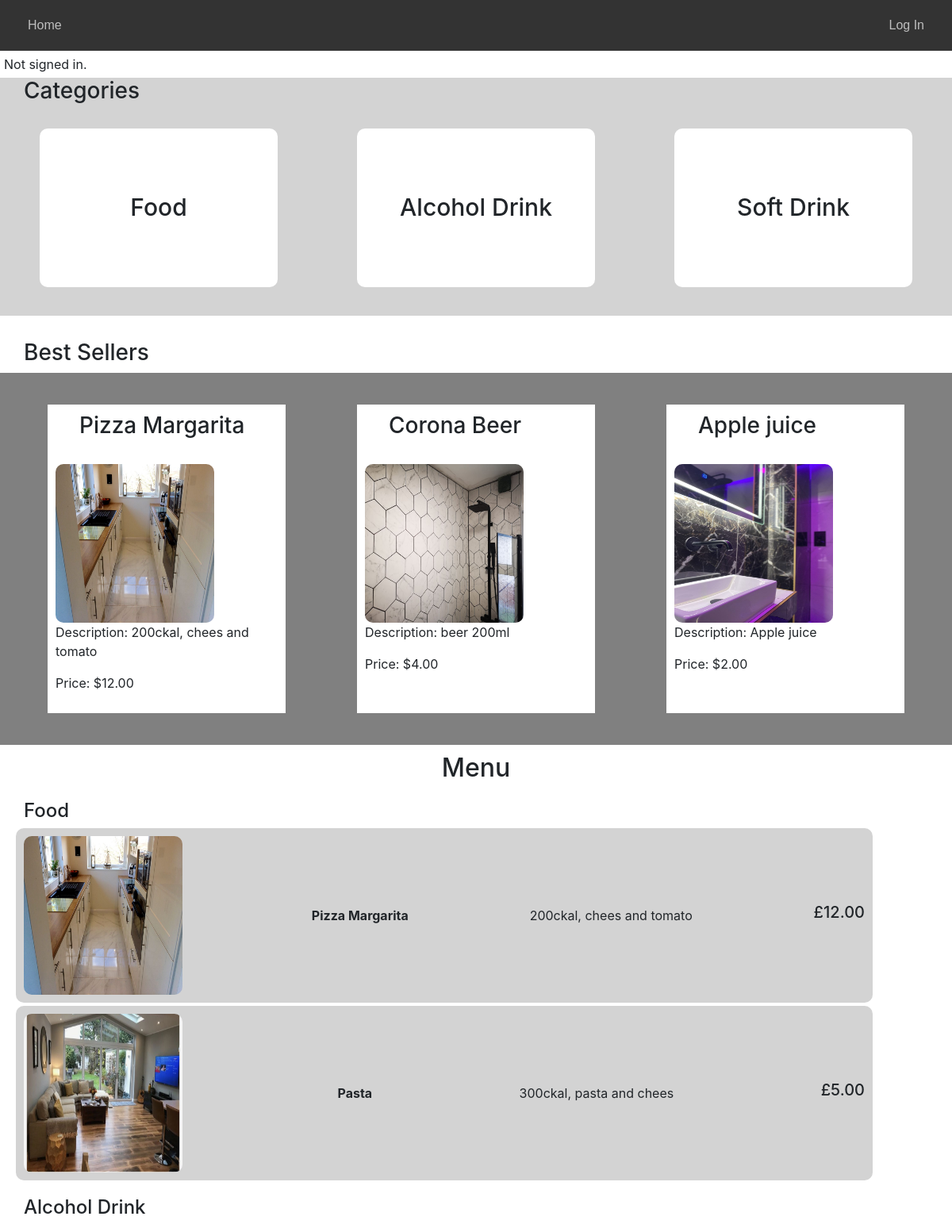
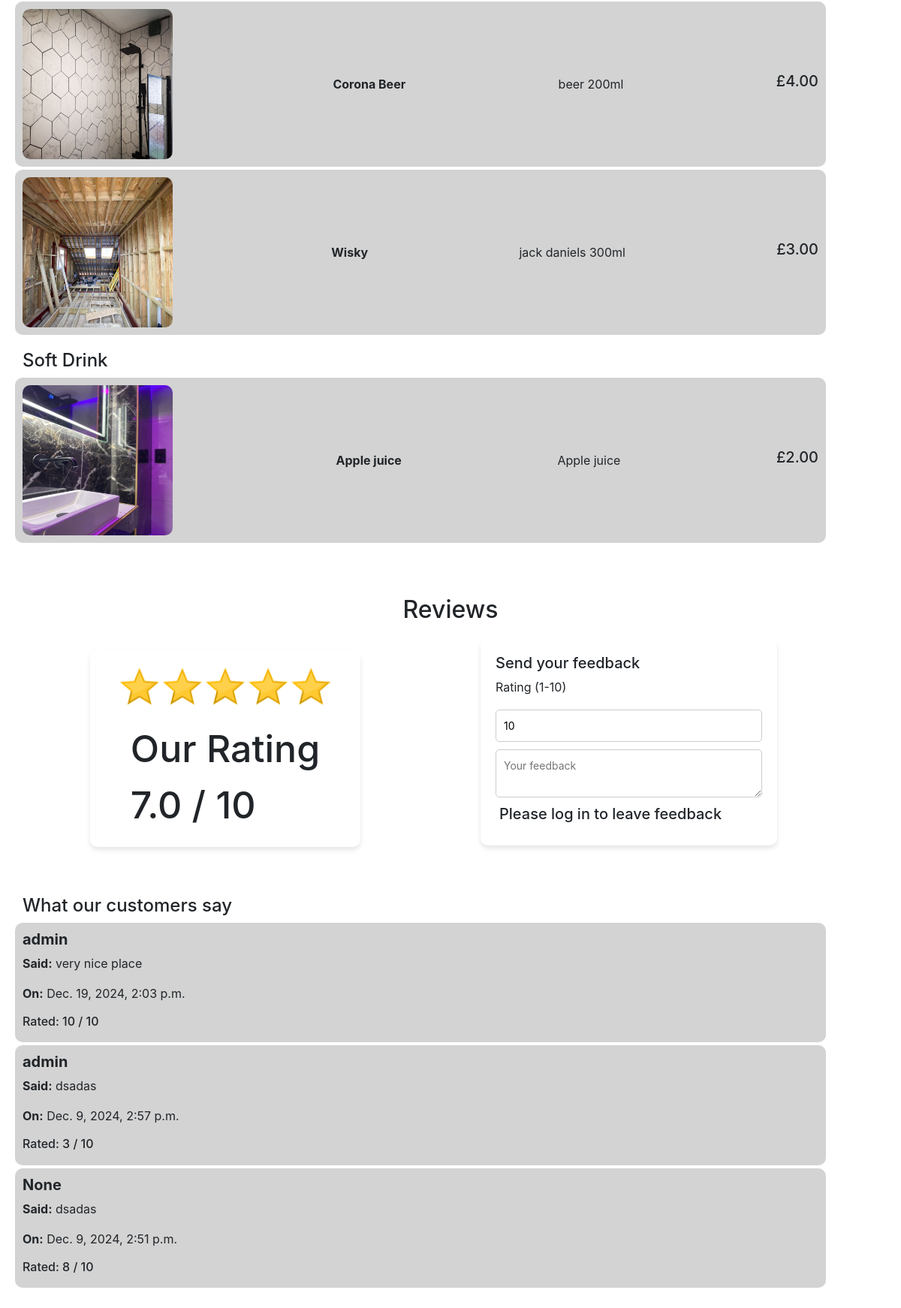
The page / (upper part) on the database its author committed (2 pictures, top to bottom).
### rest_mng/models.py (models this page shows)
class Product(models.Model):
    prod_name = models.CharField(max_length=15)
    prod_desc = models.CharField(max_length=255)
    price = models.DecimalField(max_digits=10, decimal_places=2)
    category = models.CharField(max_length=50, choices=[('Soft Drink', 'Soft Drink'), ('Alcohol Drink', 'Alcohol Drink'), ('Food', 'Food'),('Desert', 'Desert')], default='N/A')
    date = models.DateTimeField(auto_now_add=True)
    in_stock = models.BooleanField(default=True)
    image = models.ImageField(upload_to='images/', blank=True, null=True)
    favorite = models.ManyToManyField(User, blank= True,  related_name="favorite")

class Reviews(models.Model):
    rating = models.IntegerField(
        validators=[
            MinValueValidator(1),
            MaxValueValidator(10)
        ]
    )
    person = models.ForeignKey(User, on_delete = models.CASCADE, blank=True, null=True, related_name="person")
    date = models.DateTimeField(auto_now_add=True, null=True, blank=True)
    comment = models.TextField(blank=True, null=True)

class User(AbstractUser):
    pass

### rest_mng/views.py (the view)
# urls.py: path('', views.index, name='index'),
def index(request):
    average_rating = Reviews.objects.aggregate(Avg('rating'))['rating__avg']
    form = ReservationForm()
    if average_rating is None:
        average_rating = 0
    categories = Product.objects.values_list('category', flat=True).distinct()
    products_by_category = {category: Product.objects.filter(category=category) for category in categories}
    reviews = Reviews.objects.order_by('-date')
    most_sold_items = {}
    for category in categories:
        products_in_category = Product.objects.filter(category=category).annotate(
            total_quantity=Sum('salesitems__quantity')
        ).order_by('-total_quantity')  # Order by highest quantity sold
        if products_in_category.exists():
            most_sold_items[category] = products_in_category.first()
    return render(request, 'rest_mng/index.html',{
            'products_by_category':products_by_category,
            'reviews': reviews,
            'average_rating': round(average_rating, 2),
            'most_sold_items': most_sold_items,
            'form': form
        })

### rest_mng/forms.py (shortened to what this page needs)
class ReservationForm(forms.ModelForm):
    available_times = [(f"{hour}:00", f"{hour}:00") for hour in range(10, 22)]  # Times from 10 AM to 9 PM
    time = forms.ChoiceField(choices=available_times, required=True)
    date = forms.DateField(
        widget=forms.DateInput(attrs={'type': 'date'}),
        required=True,
    )
    class Meta:
        model = Reservation
        fields = ['date', 'time', 'num_tables']
    def __init__(self, *args, **kwargs):
        super().__init__(*args, **kwargs)
        if 'date' in self.data:
            try:
                date = datetime.datetime.strptime(self.data.get('date'), '%Y-%m-%d').date()
                self.fields['time'].choices = self.get_available_times(date)
            except ValueError:
                pass

### rest_mng/templates/rest_mng/index.html (shortened to what this page needs)
{% extends "rest_mng/layout.html" %}
{% load static %}
{% block body %}
        <div style="padding: 5px; ">
            {% if user.is_authenticated %}
                Welcome <strong>{{ user.username }}</strong>.
            {% else %}
                Not signed in.
            {% endif %}
        </div>
   <div id="categories">  <h3> Categories </h3>
       <div id="category-list">
    {% for category in products_by_category %}
       <div class="category" onclick="goTo('{{category}}')"><p style="font-size: 30px; font-weight: 500; margin:0px; ">{{ category }}</p></div>
   {% endfor %}
       </div>
   </div>
    <h3 style="margin-top: 30px;">Best Sellers</h3>
   <div id="best_sellers">
        {% for category, product in most_sold_items.items %}
        <div class="best-seller-item">
            <h3>{{ product.prod_name }}</h3><br>
            <img src="{{ product.image.url }}" alt="{{ product.prod_name }}" class="prod_img">
            <p>Description: {{ product.prod_desc }}</p>
            <p>Price: ${{ product.price }}</p>
        </div>
         {% endfor %}
   </div>
<h2>Menu</h2>
{% for category, products in products_by_category.items %}
    <h4 id="{{category}}" style="margin-top: 20px;">{{ category }}</h4>
    <div class="category-products">
        {% for product in products %}
        <div class="product">
            <div id="prod_heading">
                {% if product.image %}
                <img src="{{ product.image.url }}" alt="Product Image" class="prod_img">
                {% else %}
                <p>No image available</p>
                {% endif %}
                <strong style="margin-left: 10px;">{{ product.prod_name }}</strong>
                <span> {{ product.prod_desc }}</span>
                <h5>£{{ product.price }}</h5>
            </div>
        </div>
        {% endfor %}
    </div>
{% endfor %}
<h2 style="margin-top:70px; margin-bottom:20px;">Reviews</h2>
    <div id="reviews">
        <div id="rating_score">
            <div style="width:60%; height: 90%; border-radius: 10px;     box-shadow: 0 4px 6px rgba(0, 0, 0, 0.1);
; display:flex;flex-direction:column; align-items:center;justify-content:center;">
                <img src="images/images/rating_icon.webp" style="width:80%; height:auto">
                <p style="font-size:50px; font-weight:500">Our Rating <br> {{ average_rating }} / 10</p>
            </div>
        </div>
        <div id="feedback">
            <form id="review-form" method="post" action="{% url 'add_review' %}">
            <h5>Send your feedback</h5>
            <label for="rating">Rating (1-10)</label>
            <input type="number" id="rating" name="rating" min="1" max="10" value="10" required>
            <textarea name="comment" placeholder="Your feedback"></textarea>
                {% if user.is_authenticated %}
                 <button type="submit" class="btn-submit">Submit Review</button>
                {% else %}
                 <h5 style="margin:10px 5px;">Please log in to leave feedback</h5>
                {% endif %}
            </form>
        </div>
    </div>
    <h4 style="margin-top: 50px;"> What our customers say</h4>
    {% for review in reviews %}
    <div class="product">
        <h5><strong> {{ review.person }}</strong></h5>
        <p><strong>Said:</strong> {{ review.comment }}</p>
        <p ><strong>On:</strong> {{ review.date }}</p>
        <h6>Rated: {{ review.rating }} / 10</h6>
    </div>
    {% endfor %}
{% endblock %}

### rest_mng/static/rest_mng/styles.css (style rules this page uses)
body, ul, li, a, input { margin: 0; padding: 0; box-sizing: border-box; }
h2 { text-align:center; margin-top: 10px; }
h3, h4 { margin-left:30px; }
#best_sellers { width: 100%; height: auto; background-color: grey; display: flex; flex-direction: row; justify-content:space-between; padding: 40px 60px; }
.best-seller-item { background-color:white; padding:10px; width: 300px; }
#categories { width: 100%; min-height: 300px; background-color: lightgrey; padding-bottom: 10px; }
#category-list { display: flex; flex-direction: row; justify-content: space-around; margin-top: 30px; }
.product { margin:4px; width: 90%; height: auto; margin-left:20px; padding: 10px; background-color: lightgrey; border-radius: 10px; }
.category { background-color:white; height: 200px; width: 25%; display: flex; justify-content:center; align-items:center; border-radius: 10px; }
.prod_img { width: 200px; height:200px; border-radius: 10px; }
#prod_heading { display: flex; justify-content: space-between; align-items: center; }
#review-form { background-color: #ffffff; padding: 20px; border-radius: 10px; box-shadow: 0 4px 6px rgba(0, 0, 0, 0.1); margin-left: 40px; width: 80%; }
#reviews { display:flex; flex-direction: row; flex-wrap: wrap; }
#rating_score { display:flex; align-items:center; justify-content:center; width:50%; }
input[type="number"], textarea { width: 100%; padding: 10px; border: 1px solid #ccc; border-radius: 5px; font-size: 14px; box-sizing: border-box; outline: none; transition: border-color 0.3s; margin-top:10px; }

### rows shown on the page
Product: prod_name "Pizza Margarita", image (picture), prod_desc "200ckal, chees and tomato", price "12.00"
Product: prod_name "Corona Beer", image (picture), prod_desc "beer 200ml", price "4.00"
Product: prod_name "Apple juice", image (picture), prod_desc "Apple juice", price "2.00"
Product: image (picture), prod_name "Pasta", prod_desc "300ckal, pasta and chees", price "5.00"
Product: image (picture), prod_name "Wisky", prod_desc "jack daniels 300ml", price "3.00"
Reviews: person "admin", comment "very nice place", date "Dec. 19, 2024, 2:03 p.m.", rating "10"
Reviews: person "admin", comment "dsadas", date "Dec. 9, 2024, 2:57 p.m.", rating "3"
Reviews: person "None", comment "dsadas", date "Dec. 9, 2024, 2:51 p.m.", rating "8"

### other values the page prints
{{ category }} "Food" "Alcohol Drink" "Soft Drink"
{{ average_rating }} "7.0"
